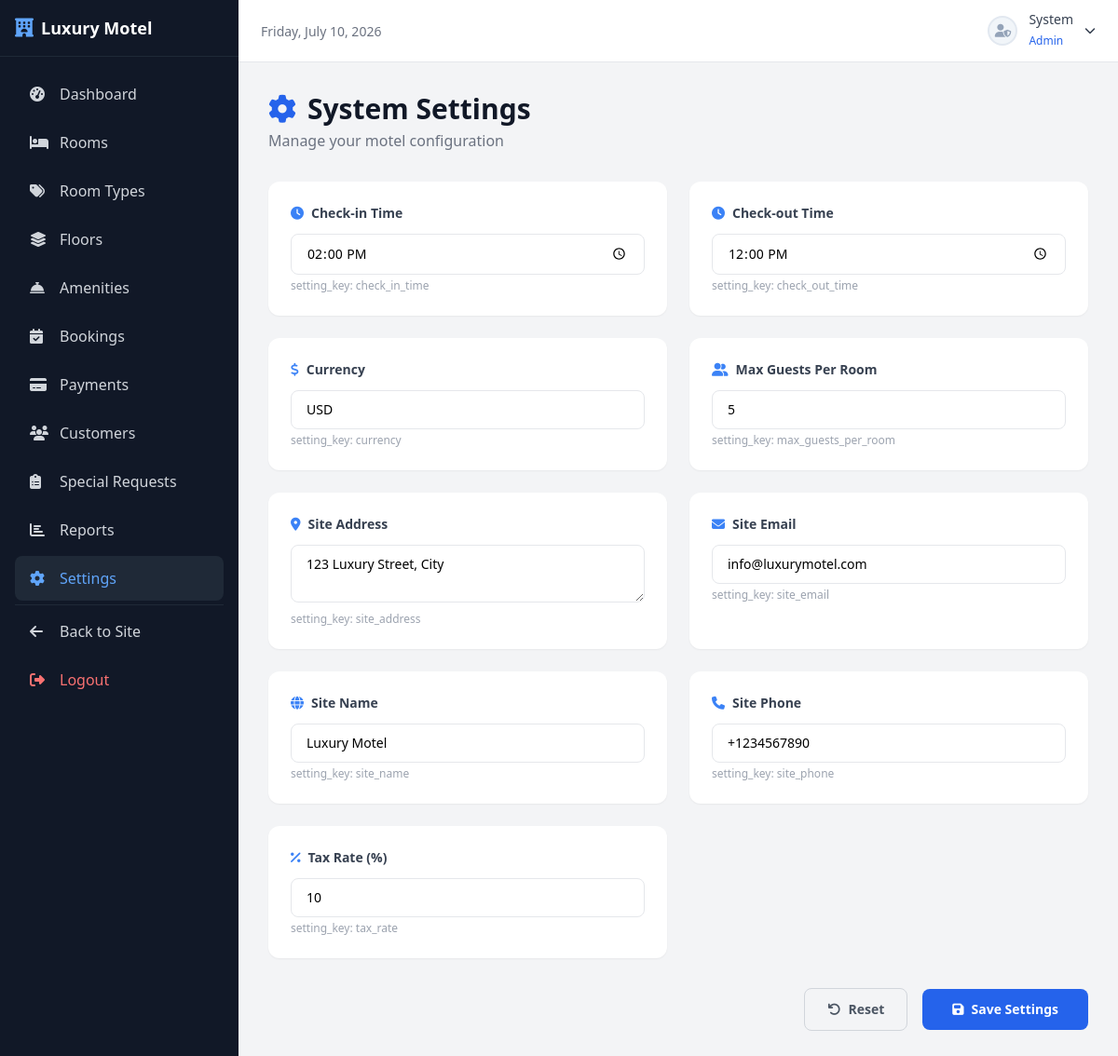
The app's page /admin/settings/index.php (signed in) with its own data.
### tables this page shows
CREATE TABLE IF NOT EXISTS `settings` (
    `setting_key` VARCHAR(50) PRIMARY KEY,
    `setting_value` TEXT NOT NULL
);

### config/db.php (called while the page is built, shortened)
<?php
function sanitize($input) {
    return htmlspecialchars(strip_tags(trim($input)), ENT_QUOTES, 'UTF-8');
}

### admin/settings/index.php (the view, shortened to what this page needs)
<?php
require_once '../../config/db.php';
$stmt = $pdo->query("SELECT setting_key, setting_value FROM settings ORDER BY setting_key");
$settings = $stmt->fetchAll();
$settingLabels = [
    'site_name' => 'Site Name',
    'site_email' => 'Site Email',
    'site_phone' => 'Site Phone',
    'site_address' => 'Site Address',
    'check_in_time' => 'Check-in Time',
    'check_out_time' => 'Check-out Time',
    'tax_rate' => 'Tax Rate (%)',
    'currency' => 'Currency',
    'max_guests_per_room' => 'Max Guests Per Room',
];
$settingIcons = [
    'site_name' => 'fa-globe',
    'site_email' => 'fa-envelope',
    'site_phone' => 'fa-phone',
    'site_address' => 'fa-map-marker-alt',
    'check_in_time' => 'fa-clock',
    'check_out_time' => 'fa-clock',
    'tax_rate' => 'fa-percent',
    'currency' => 'fa-dollar-sign',
    'max_guests_per_room' => 'fa-user-friends',
];
$settingTypes = [
    'site_name' => 'text',
    'site_email' => 'email',
    'site_phone' => 'text',
    'site_address' => 'text',
    'check_in_time' => 'time',
    'check_out_time' => 'time',
    'tax_rate' => 'number',
    'currency' => 'text',
    'max_guests_per_room' => 'number',
];
?>
<!DOCTYPE html>
<html>
<head>
    <script src="https://cdn.tailwindcss.com"></script>
    <link rel="stylesheet" href="https://cdnjs.cloudflare.com/ajax/libs/font-awesome/6.5.1/css/all.min.css">
    <link rel="stylesheet" href="<?php echo SITE_URL; ?>assets/css/style.css">
</head>
<body class="bg-gray-100">
<?php include '../../includes/sidebar.php'; ?>
<?php include '../../includes/admin-topbar.php'; ?>
<div class="ml-64 p-8">
    <div class="max-w-4xl mx-auto">
        <div class="flex items-center justify-between mb-8">
            <div>
                <h1 class="text-3xl font-bold text-gray-900"><i class="fas fa-cog text-blue-600 mr-3"></i>System Settings</h1>
                <p class="text-gray-500 mt-1">Manage your motel configuration</p>
            </div>
        </div>
        <form method="POST">
            <div class="grid grid-cols-1 md:grid-cols-2 gap-6">
                <?php foreach ($settings as $setting):
                    $key = $setting['setting_key'];
                    $label = $settingLabels[$key] ?? ucwords(str_replace('_', ' ', $key));
                    $icon = $settingIcons[$key] ?? 'fa-cog';
                    $type = $settingTypes[$key] ?? 'text';
                    $isTextarea = in_array($key, ['site_address']);
                ?>
                <div class="bg-white rounded-xl shadow-sm p-6 hover:shadow-md transition">
                    <label for="setting_<?php echo $key; ?>" class="flex items-center space-x-2 text-sm font-semibold text-gray-700 mb-3">
                        <i class="fas <?php echo $icon; ?> text-blue-500"></i>
                        <span><?php echo $label; ?></span>
                    </label>
                    <?php if ($isTextarea): ?>
                    <textarea name="setting[<?php echo $key; ?>]" id="setting_<?php echo $key; ?>" rows="2" class="w-full px-4 py-2.5 border border-gray-200 rounded-lg focus:ring-2 focus:ring-blue-500 outline-none text-sm"><?php echo sanitize($setting['setting_value']); ?></textarea>
                    <?php else: ?>
                    <input type="<?php echo $type; ?>" name="setting[<?php echo $key; ?>]" id="setting_<?php echo $key; ?>" value="<?php echo sanitize($setting['setting_value']); ?>" class="w-full px-4 py-2.5 border border-gray-200 rounded-lg focus:ring-2 focus:ring-blue-500 outline-none text-sm" <?php echo $type === 'number' ? 'step="any"' : ''; ?>>
                    <?php endif; ?>
                    <p class="text-xs text-gray-400 mt-1">setting_key: <?php echo $key; ?></p>
                </div>
                <?php endforeach; ?>
            </div>
            <div class="mt-8 flex items-center justify-end space-x-4">
                <button type="reset" class="px-6 py-3 border border-gray-300 rounded-lg text-gray-600 hover:bg-gray-50 transition font-semibold text-sm"><i class="fas fa-undo mr-2"></i>Reset</button>
                <button type="submit" class="px-8 py-3 bg-blue-600 text-white rounded-lg hover:bg-blue-700 transition font-semibold text-sm"><i class="fas fa-save mr-2"></i>Save Settings</button>
            </div>
        </form>
    </div>
</div>
</body>
</html>

### records on screen
settings: setting_key "Check-in Time", setting_value "14:00", setting_key "check_in_time"
settings: setting_key "Check-out Time", setting_value "12:00", setting_key "check_out_time"
settings: setting_key "Currency", setting_value "USD", setting_key "currency"
settings: setting_key "Max Guests Per Room", setting_value "5", setting_key "max_guests_per_room"
settings: setting_key "Site Address", setting_key+setting_value "123 Luxury Street, City", setting_key "site_address"
settings: setting_key "Site Email", setting_value "info@luxurymotel.com", setting_key "site_email"
settings: setting_key "Site Name", setting_value "Luxury Motel", setting_key "site_name"
settings: setting_key "Site Phone", setting_value "+1234567890", setting_key "site_phone"
settings: setting_key "Tax Rate (%)", setting_value "10", setting_key "tax_rate"

### other values on screen
$_SESSION['first_name'] "System"
$_SESSION['role_name'] "Admin"
